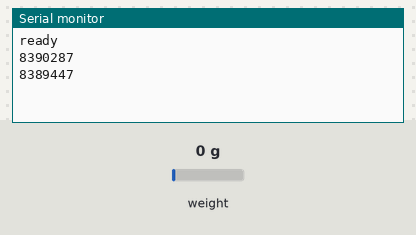
The sketch below on a simulated Arduino Uno, built with avr-gcc and run on an emulated ATmega328P. Parts: the last lines printed to the serial monitor. Wiring (inferred from the names in the program): HX711 load-cell converter: data pin 12; SCK pin 13. Inputs (shaded band) come from the test bench; at power-on: weight on the scale 0 g.

Above: at 1.3 s.
1.4 s: weight on the scale set to 100 g
At 2.7 s:
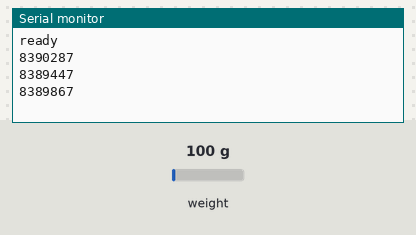
2.9 s: weight on the scale set to 1250 g
At 4.1 s:
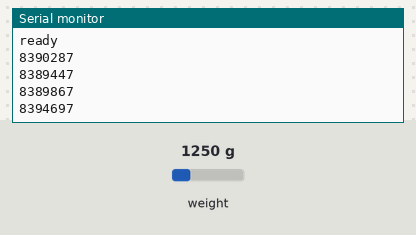
Timing chart, 0 to 5.9 s (numbered marks = the images above; inputs shaded):
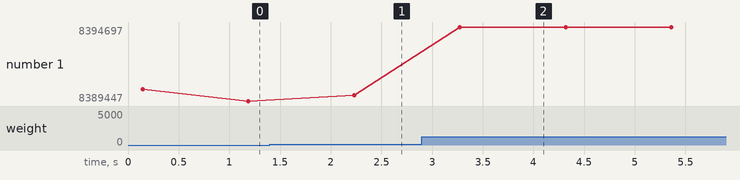

The sketch:

mqtt_8266_loadcell.ino
```cpp
/*
 HX711 raw reading
by http://freedom2000.free.fr
 */


// the setup function runs once when you press reset or power the board
unsigned long Weight = 0;
unsigned long AverageWeight = 0;
   int Clock = 13; //4 on board
   int Dout = 12; //5 on board

void setup()
{
  //intialize HX711
  pinMode(Clock, OUTPUT); // initialize digital pin 4 as an output.(clock)

  digitalWrite(Clock, HIGH);
  delayMicroseconds(100);   //be sure to go into sleep mode if > 60µs
  digitalWrite(Clock, LOW);     //exit sleep mode*/

  pinMode(Dout, INPUT);  // initialize digital pin 5 as an input.(data Out)

  Serial.begin(115200); // initialize serial communication at 9600 bits per second:
  Serial.println("ready");
  delay(100);
}

// the loop function runs over and over again forever
void loop()
{
  // wait for the chip to become ready
 while (digitalRead(Dout) == HIGH);

 AverageWeight = 0;
  for (char j = 0; j<100; j++)
  {
     Weight =0;
    // pulse the clock pin 24 times to read the data
    for (char i = 0; i<24; i++)
    {
      digitalWrite(Clock, HIGH);
      delayMicroseconds(2);
      Weight = Weight <<1;
      if (digitalRead(Dout)==HIGH) Weight++;
      digitalWrite(Clock, LOW);
    }
    // set the channel and the gain factor (A 128) for the next reading using the clock pin (one pulse)
    digitalWrite(Clock, HIGH);
    Weight = Weight ^ 0x800000;
    digitalWrite(Clock, LOW);
    AverageWeight += Weight;
    delayMicroseconds(60);
  }
  AverageWeight = AverageWeight/100;
  Serial.println(AverageWeight);
  Serial.println("");
  delay(1000);
}
```

Measured:
- after the input at 1.4 s, the serial monitor: prints a new line after 0.83 s (image 1)
- after the input at 2.9 s, the serial monitor: prints a new line after 0.37 s (image 2)
- plotted number 1: 8389447 → 8389867 after the input at 1.4 s, 8389867 → 8394697 after the input at 2.9 s
